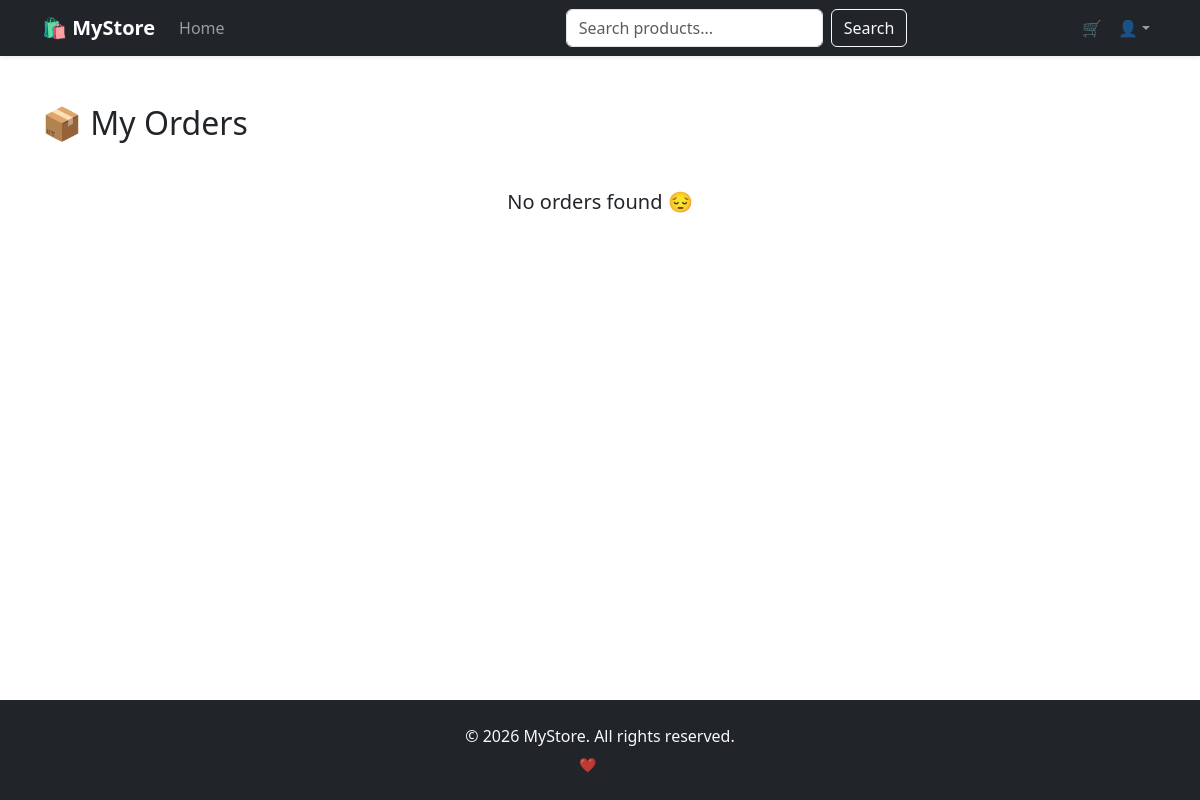
The app's page /orders/ (signed in), older data.
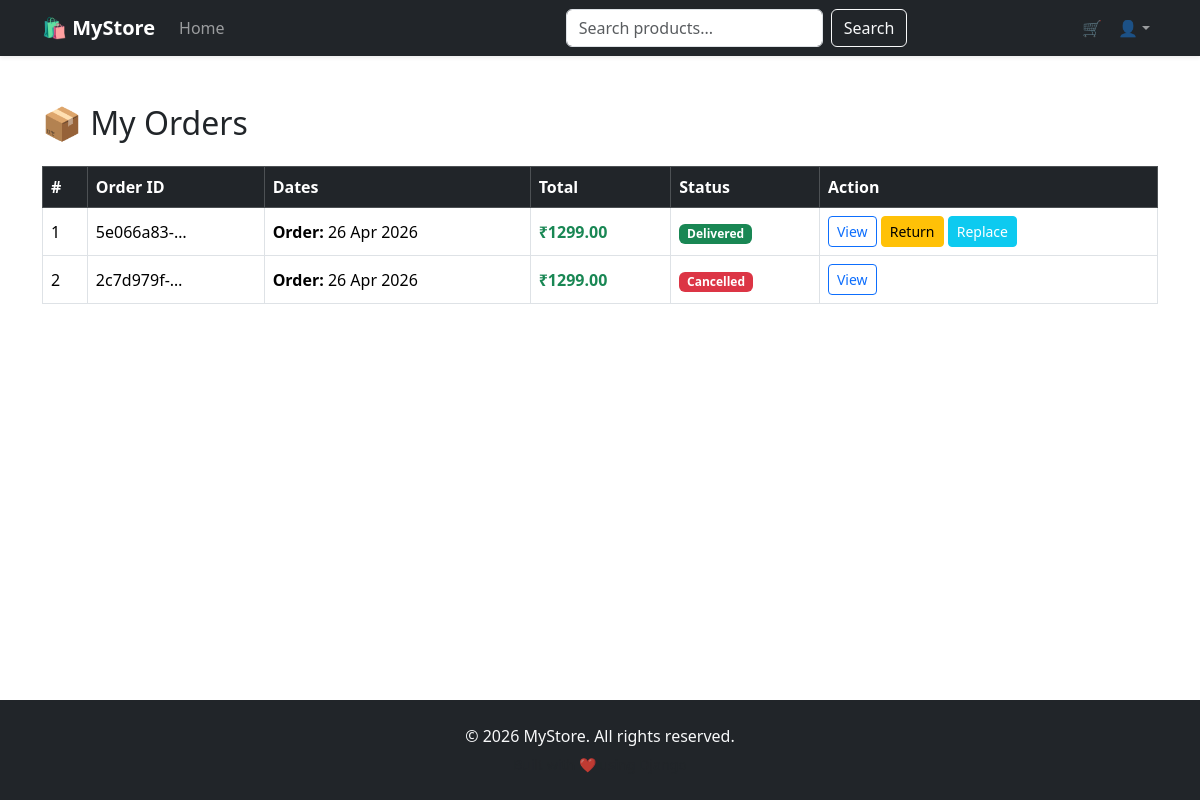
The same page, newer data.
### orders/models.py (models this page shows, shortened)
class Order(models.Model):
    STATUS_CHOICES = (
        ('PLACED', 'Placed'),
        ('SHIPPED', 'Shipped'),
        ('DELIVERED', 'Delivered'),
        ('CANCELLED', 'Cancelled'),
        ('RETURN_REQUESTED', 'Return Requested'),
        ('REPLACEMENT_REQUESTED', 'Replacement Requested'),
        ('PICKUP_SCHEDULED', 'Pickup Scheduled'),
        ('PICKED_UP', 'Picked Up'),
    )
    id = models.UUIDField(primary_key=True, default=uuid.uuid4, editable=False)
    user = models.ForeignKey(User, on_delete=models.CASCADE, null=True, blank=True)
    address = models.ForeignKey(
        'accounts.Address',
        on_delete=models.SET_NULL,
        null=True,
        blank=True,
        related_name='orders',
    )
    total_amount = models.DecimalField(max_digits=10, decimal_places=2, default=0)
    status = models.CharField(max_length=50, choices=STATUS_CHOICES, default='PLACED')
    delivered_at = models.DateTimeField(null=True, blank=True)
    pickup_date = models.DateField(null=True, blank=True)
    created_at = models.DateTimeField(auto_now_add=True)

### orders/views.py (the view)
# urls.py: path('', OrderHistoryView.as_view(), name='order-history'),
class OrderHistoryView(LoginRequiredMixin, View):
    login_url = 'login'
    def get(self, request):
        orders = Order.objects.filter(user=request.user).order_by('-created_at')
        return render(request, 'orders/order_history.html', {'orders': orders})

### products/context_processors.py (called while the page is built)
def cart_count(request):
    total_items = 0
    if request.user.is_authenticated and hasattr(request.user, 'cart'):
        total_items = sum(item.quantity for item in request.user.cart.items.all())
    return {'cart_count': total_items}

### templates/orders/order_history.html (shortened to what this page needs)
{% extends "base/base.html" %}
{% block content %}
<div class="container mt-5">
    <h2 class="mb-4">📦 My Orders</h2>
    {% if orders %}
    <div class="table-responsive">
        <table class="table table-bordered table-hover align-middle">
            <thead class="table-dark">
                <tr>
                    <th>#</th>
                    <th>Order ID</th>
                    <th>Dates</th>
                    <th>Total</th>
                    <th>Status</th>
                    <th>Action</th>
                </tr>
            </thead>
            <tbody>
                {% for order in orders %}
                <tr>
                    <td>{{ forloop.counter }}</td>
                    <td>{{ order.id|truncatechars:10 }}</td>
                    <td>
                        <strong>Order:</strong> {{ order.created_at|date:"d M Y" }}
                    </td>
                    <td class="text-success fw-bold">
                        ₹{{ order.total_amount }}
                    </td>
                    <td>
                        <span class="badge
                            {% if order.status == 'PLACED' %} bg-warning text-dark
                            {% elif order.status == 'SHIPPED' %} bg-primary
                            {% elif order.status == 'DELIVERED' %} bg-success
                            {% elif order.status == 'CANCELLED' %} bg-danger
                            {% elif order.status == 'RETURN_REQUESTED' %} bg-warning text-dark
                            {% elif order.status == 'REPLACEMENT_REQUESTED' %} bg-info
                            {% elif order.status == 'PICKUP_SCHEDULED' %} bg-secondary
                            {% elif order.status == 'PICKED_UP' %} bg-dark
                            {% else %} bg-light text-dark
                            {% endif %}
                        ">
                            {{ order.get_status_display }}
                        </span>
                    </td>
                    <td>
                        <a href="{% url 'order-detail' order.id %}"
                           class="btn btn-sm btn-outline-primary">
                           View
                        </a>
                        {% if order.status == 'DELIVERED' %}
                        <form method="POST"
                              action="{% url 'return-order' order.id %}"
                              style="display:inline;">
                            <button class="btn btn-sm btn-warning">
                                Return
                            </button>
                        </form>
                        <form method="POST"
                              action="{% url 'return-order' order.id %}"
                              style="display:inline;">
                            <button class="btn btn-sm btn-info text-white">
                                Replace
                            </button>
                        </form>
                        {% endif %}
                    </td>
                </tr>
                {% endfor %}
            </tbody>
        </table>
    </div>
    {% else %}
        <div class="text-center mt-5">
            <h5>No orders found 😔</h5>
        </div>
    {% endif %}
</div>
{% endblock %}

Row changes from the older to the newer data that the page shows:
added Order: id "5e066a83-…", created_at "26 Apr 2026", total_amount "1299.00", status "Delivered", shows "Return"
added Order: id "2c7d979f-…", created_at "26 Apr 2026", total_amount "1299.00", status "Cancelled"
Text that changed along with them:
text no longer shown: "No orders found 😔"
text now shown: "# Order ID Dates Total Status Action"
